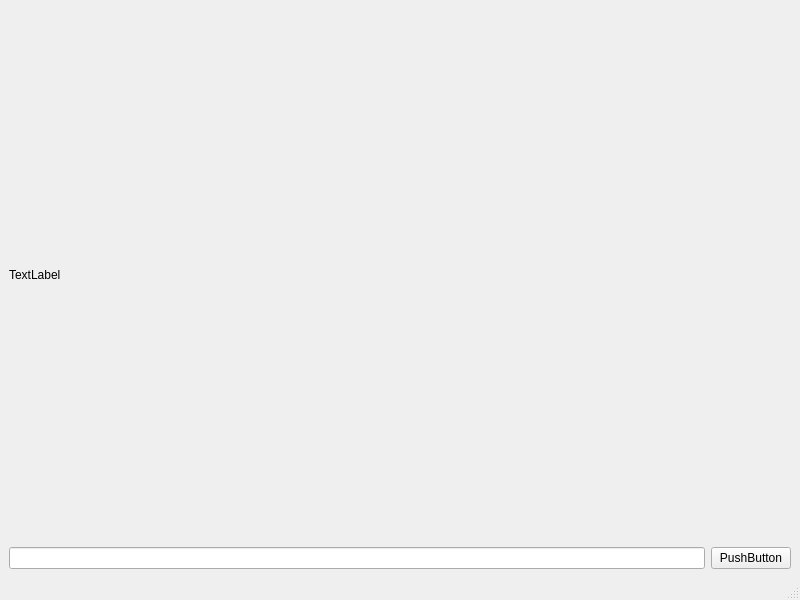
<?xml version="1.0" encoding="UTF-8"?>
<ui version="4.0">
 <class>Celery</class>
 <widget class="QMainWindow" name="Celery">
  <property name="geometry">
   <rect>
    <x>0</x>
    <y>0</y>
    <width>800</width>
    <height>600</height>
   </rect>
  </property>
  <property name="windowTitle">
   <string>MainWindow</string>
  </property>
  <widget class="QWidget" name="centralwidget">
   <layout class="QGridLayout" name="gridLayout">
    <item row="0" column="0">
     <layout class="QVBoxLayout" name="verticalLayout">
      <item>
       <widget class="QLabel" name="label">
        <property name="text">
         <string>TextLabel</string>
        </property>
       </widget>
      </item>
      <item>
       <layout class="QHBoxLayout" name="horizontalLayout">
        <item>
         <widget class="QLineEdit" name="lineEdit"/>
        </item>
        <item>
         <widget class="QPushButton" name="pushButton">
          <property name="text">
           <string>PushButton</string>
          </property>
         </widget>
        </item>
       </layout>
      </item>
     </layout>
    </item>
   </layout>
  </widget>
  <widget class="QMenuBar" name="menubar">
   <property name="geometry">
    <rect>
     <x>0</x>
     <y>0</y>
     <width>800</width>
     <height>25</height>
    </rect>
   </property>
  </widget>
  <widget class="QStatusBar" name="statusbar"/>
 </widget>
 <resources/>
 <connections>
  <connection>
   <sender>lineEdit</sender>
   <signal>textChanged(QString)</signal>
   <receiver>Celery</receiver>
   <slot>update()</slot>
   <hints>
    <hint type="sourcelabel">
     <x>142</x>
     <y>429</y>
    </hint>
    <hint type="destinationlabel">
     <x>140</x>
     <y>370</y>
    </hint>
   </hints>
  </connection>
  <connection>
   <sender>pushButton</sender>
   <signal>clicked()</signal>
   <receiver>Celery</receiver>
   <slot>update()</slot>
   <hints>
    <hint type="sourcelabel">
     <x>727</x>
     <y>439</y>
    </hint>
    <hint type="destinationlabel">
     <x>728</x>
     <y>363</y>
    </hint>
   </hints>
  </connection>
 </connections>
</ui>
